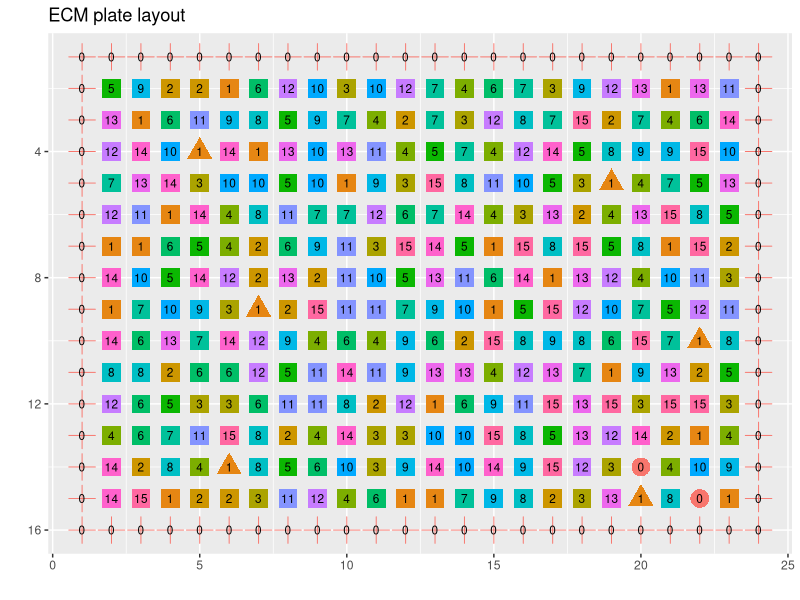
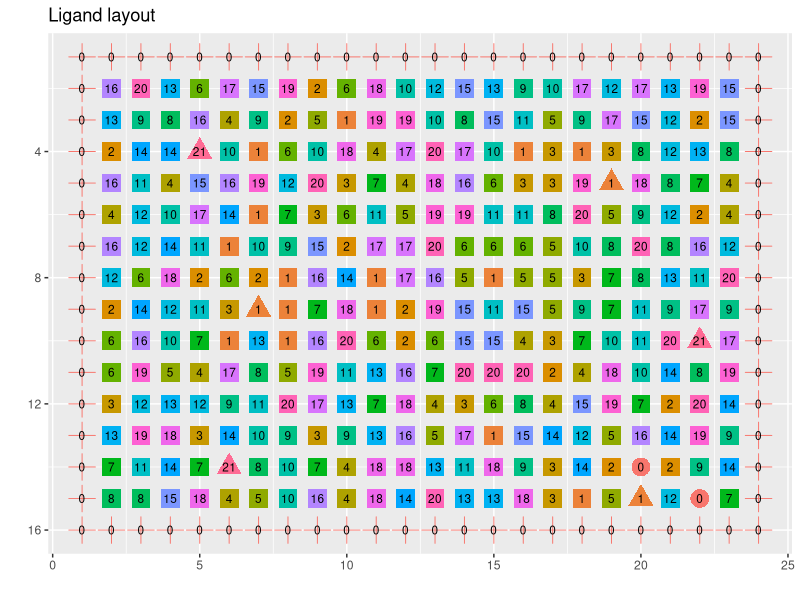
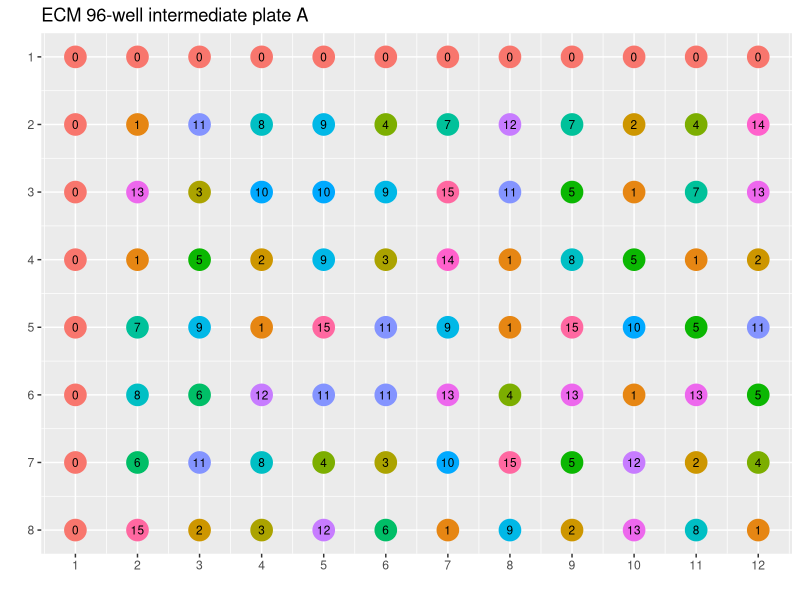
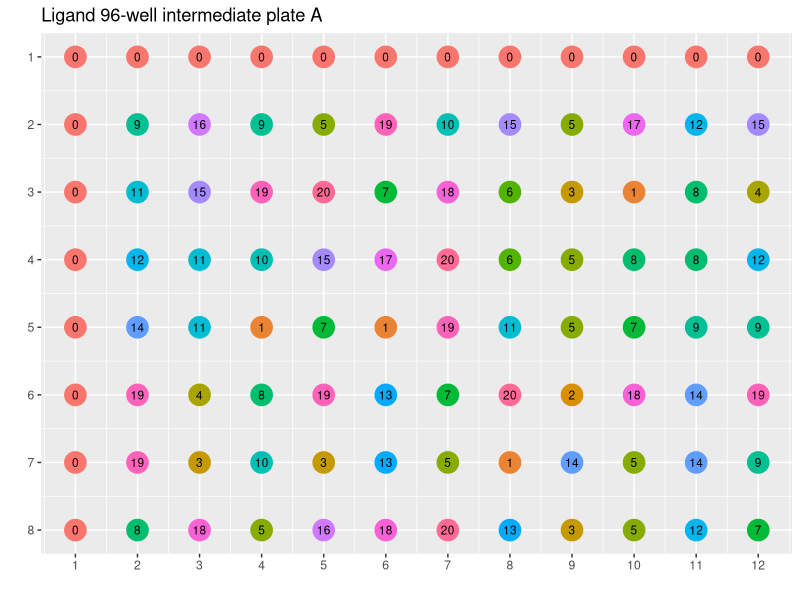
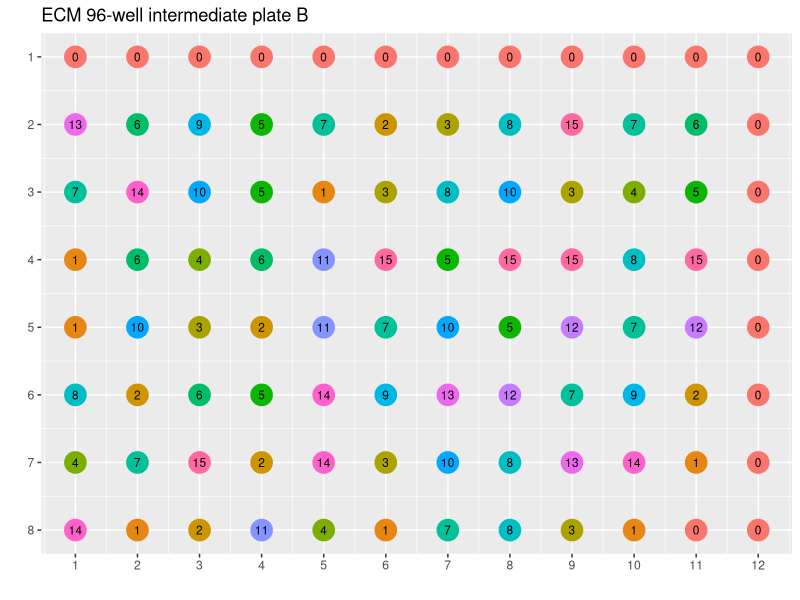
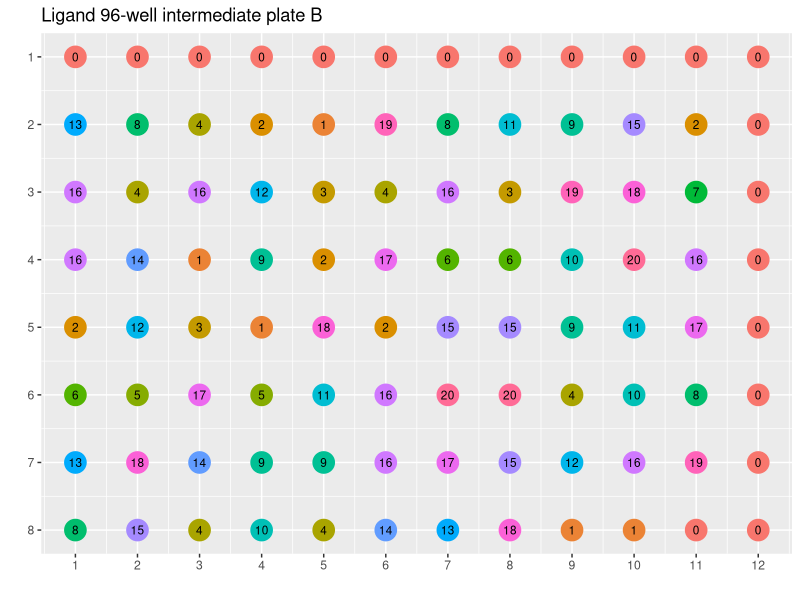
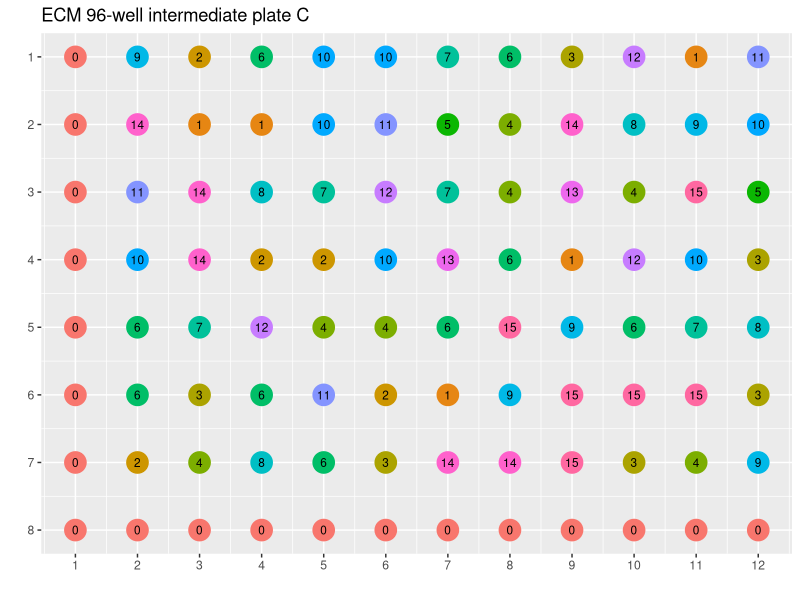
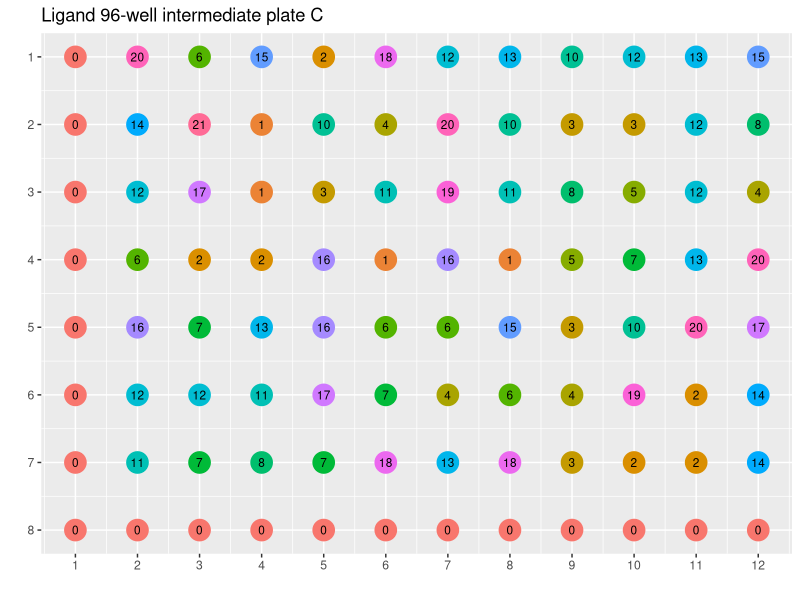

The R source for these figures, in order:
## ---- chunk 1
library(tidyverse)
## ---- chunk 2

#Specify locations for the controls
vehicle_controls <- tibble(well_index = c(115, 199, 356),
                   ECMp = 1,
                   ligand = 1,
                   type = "control")

high_serum_controls <- tibble(well_index = c(77, 238, 318),
                   ECMp = 1,
                   ligand = 21,
                   type = "control")

controls <- bind_rows(vehicle_controls, high_serum_controls)

perimeter <- tibble(well_index = c(1:24, 361:384, seq(from = 25, to = 337, by = 24),seq(from = 48, to = 360, by = 24)),
                    ECMp = 0,
                    ligand = 0,
                    type = "perimeter")
blanks <- tibble(well_index = c(358, 332),
                 ECMp = 0,
                 ligand = 0,
                 type = "blank")

sample_well_indices <- setdiff(1:384, c(controls$well_index, perimeter$well_index, blanks$well_index)) 

#create ECMp ligand pairings
#assign the MEPs to random locations in the sample wells
set.seed(42)
MEPs <- tibble(well_index = sample(sample_well_indices, replace = FALSE),
               ECMp = rep(1:15,  each = 20),
               ligand = rep(1:20, times = 15),
               type = "MEP")

#combine the control, perimeter, blanks and samples
df <- bind_rows(controls, perimeter, blanks, MEPs) %>%
  mutate(well_row_plate = floor((well_index-1)/24)+1,
         well_column_plate = ((well_index-1) %% 24) + 1,
         MEP = paste(ECMp, ligand, sep = "_"))

A_96 <- df %>%
  filter(well_row_plate %in% seq(1, 16, by = 2),
         well_column_plate %in% seq(1,24, by = 2)) %>% 
  mutate(intermediate_plate = "A",
         well_row_96 = ceiling(well_row_plate/2),
         well_column_96 = ceiling(well_column_plate/2))

B_96 <- df %>%
  filter(well_row_plate %in% seq(1, 16, by = 2),
         well_column_plate %in% seq(2,24, by = 2)) %>% 
  mutate(intermediate_plate = "B",
         well_row_96 = ceiling(well_row_plate/2),
         well_column_96 = ceiling(well_column_plate/2))

C_96 <- df %>%
  filter(well_row_plate %in% seq(2, 16, by = 2),
         well_column_plate %in% seq(1,24, by = 2))  %>% 
  mutate(intermediate_plate = "C",
         well_row_96 = ceiling(well_row_plate/2),
         well_column_96 = ceiling(well_column_plate/2))

D_96 <- df %>%
  filter(well_row_plate %in% seq(2, 16, by = 2),
         well_column_plate %in% seq(2,24, by = 2)) %>% 
  mutate(intermediate_plate = "D",
         well_row_96 = ceiling(well_row_plate/2),
         well_column_96 = ceiling(well_column_plate/2))

assignments <- bind_rows(A_96, B_96, C_96, D_96)

write_files = TRUE
if(write_files){
res <- A_96 %>%
  select(ECMp, well_row_96, well_column_96) %>%
  spread(key = well_column_96, value = ECMp) %>%
  write_csv("ECM_A_96.csv", col_names = FALSE)
res <- B_96 %>%
  select(ECMp, well_row_96, well_column_96) %>%
  spread(key = well_column_96, value = ECMp) %>%
  write_csv("ECM_B_96.csv", col_names = FALSE)
res <- C_96 %>%
  select(ECMp, well_row_96, well_column_96) %>%
  spread(key = well_column_96, value = ECMp) %>%
  write_csv("ECM_C_96.csv", col_names = FALSE)
res <- D_96 %>%
  select(ECMp, well_row_96, well_column_96) %>%
  spread(key = well_column_96, value = ECMp) %>%
  write_csv("ECM_D_96.csv", col_names = FALSE)
res <- A_96 %>%
  select(ligand, well_row_96, well_column_96) %>%
  spread(key = well_column_96, value = ligand) %>%
  write_csv("ligand_A_96.csv", col_names = FALSE)
res <- B_96 %>%
  select(ligand, well_row_96, well_column_96) %>%
  spread(key = well_column_96, value = ligand) %>%
  write_csv("ligand_B_96.csv", col_names = FALSE)
res <- C_96 %>%
  select(ligand, well_row_96, well_column_96) %>%
  spread(key = well_column_96, value = ligand) %>%
  write_csv("ligand_C_96.csv", col_names = FALSE)
res <- D_96 %>%
  select(ligand, well_row_96, well_column_96) %>%
  spread(key = well_column_96, value = ligand) %>%
  write_csv("ligand_D_96.csv", col_names = FALSE)
}

## ---- chunk 3
p <- ggplot(assignments, aes(x = well_column_plate, y = well_row_plate, colour = factor(ECMp), shape = type, label = ECMp)) +
  geom_point(size = 6) +
  geom_text(colour = "black", size = 3)+
  labs(title = "ECM plate layout",
       colour = "ECM",
       x = "",
       y ="") +
    guides(colour = FALSE,
           shape = FALSE) +
scale_y_reverse()
p

p <- ggplot(assignments, aes(x = well_column_plate, y = well_row_plate, colour = factor(ligand), shape = type, label = ligand)) +
  geom_point(size = 6) +
  geom_text(colour = "black", size = 3) +
  labs(title = "Ligand layout",
       colour = "Ligand",
       x = "",
       y ="") +
    guides(colour = FALSE,
           shape = FALSE) +
scale_y_reverse()
p

## ---- chunk 4
table(assignments$ligand)
table(assignments$ECMp)

## ---- chunk 5
p <- ggplot(df, aes(x = well_column_plate, y = well_row_plate, colour = factor(ECMp), label = ECMp)) +
  geom_point(size = 4) +
    geom_text(colour = "black", size = 3)+
  labs(title = "ECMp plate",
       colour = "ECMp") +
      guides(colour = FALSE) +
  scale_y_reverse()

p <- ggplot(A_96, aes(x = well_column_96, y = well_row_96, colour = factor(ECMp), label = ECMp)) +
  geom_point(size = 7) +
  geom_text(colour = "black", size = 3)+
  labs(title = "ECM 96-well intermediate plate A",
       colour = "ECM",
       x = "",
       y ="") +
    guides(colour = FALSE) +
scale_y_reverse(breaks = 1:8) +
  scale_x_continuous(breaks = 1:12)
p

p <- ggplot(A_96, aes(x = well_column_96, y = well_row_96, colour = factor(ligand), label = ligand)) +
  geom_point(size = 7) +
  geom_text(colour = "black", size = 3)+
  labs(title = "Ligand 96-well intermediate plate A",
       colour = "Ligand",
       x = "",
       y ="") +
    guides(colour = FALSE) +
scale_y_reverse(breaks = 1:8) +
  scale_x_continuous(breaks = 1:12)
p

p <- ggplot(B_96, aes(x = well_column_96, y = well_row_96, colour = factor(ECMp), label = ECMp)) +
  geom_point(size = 7) +
  geom_text(colour = "black", size = 3)+
  labs(title = "ECM 96-well intermediate plate B",
       colour = "ECM",
       x = "",
       y ="") +
    guides(colour = FALSE) +
scale_y_reverse(breaks = 1:8) +
  scale_x_continuous(breaks = 1:12)
p

p <- ggplot(B_96, aes(x = well_column_96, y = well_row_96, colour = factor(ligand), label = ligand)) +
  geom_point(size = 7) +
  geom_text(colour = "black", size = 3)+
  labs(title = "Ligand 96-well intermediate plate B",
       colour = "Ligand",
       x = "",
       y ="") +
    guides(colour = FALSE) +
scale_y_reverse(breaks = 1:8) +
  scale_x_continuous(breaks = 1:12)
p


p <- ggplot(C_96, aes(x = well_column_96, y = well_row_96, colour = factor(ECMp), label = ECMp)) +
  geom_point(size = 7) +
  geom_text(colour = "black", size = 3)+
  labs(title = "ECM 96-well intermediate plate C",
       colour = "ECM",
       x = "",
       y ="") +
    guides(colour = FALSE) +
scale_y_reverse(breaks = 1:8) +
  scale_x_continuous(breaks = 1:12)
p
p <- ggplot(C_96, aes(x = well_column_96, y = well_row_96, colour = factor(ligand), label = ligand)) +
  geom_point(size = 7) +
  geom_text(colour = "black", size = 3)+
  labs(title = "Ligand 96-well intermediate plate C",
       colour = "Ligand",
       x = "",
       y ="") +
    guides(colour = FALSE) +
scale_y_reverse(breaks = 1:8) +
  scale_x_continuous(breaks = 1:12)
p

p <- ggplot(D_96, aes(x = well_column_96, y = well_row_96, colour = factor(ECMp), label = ECMp)) +
  geom_point(size = 7) +
  geom_text(colour = "black", size = 3)+
  labs(title = "ECM 96-well intermediate plate D",
       colour = "ECM",
       x = "",
       y ="") +
    guides(colour = FALSE) +
  scale_y_reverse(breaks = 1:8) +
  scale_x_continuous(breaks = 1:12)
p

p <- ggplot(D_96, aes(x = well_column_96, y = well_row_96, colour = factor(ligand), label = ligand)) +
  geom_point(size = 7) +
  geom_text(colour = "black", size = 3)+
  labs(title = "Ligand 96-well intermediate plate D",
       colour = "Ligand",
       x = "",
       y ="") +
    guides(colour = FALSE) +
scale_y_reverse(breaks = 1:8) +
  scale_x_continuous(breaks = 1:12)
p

